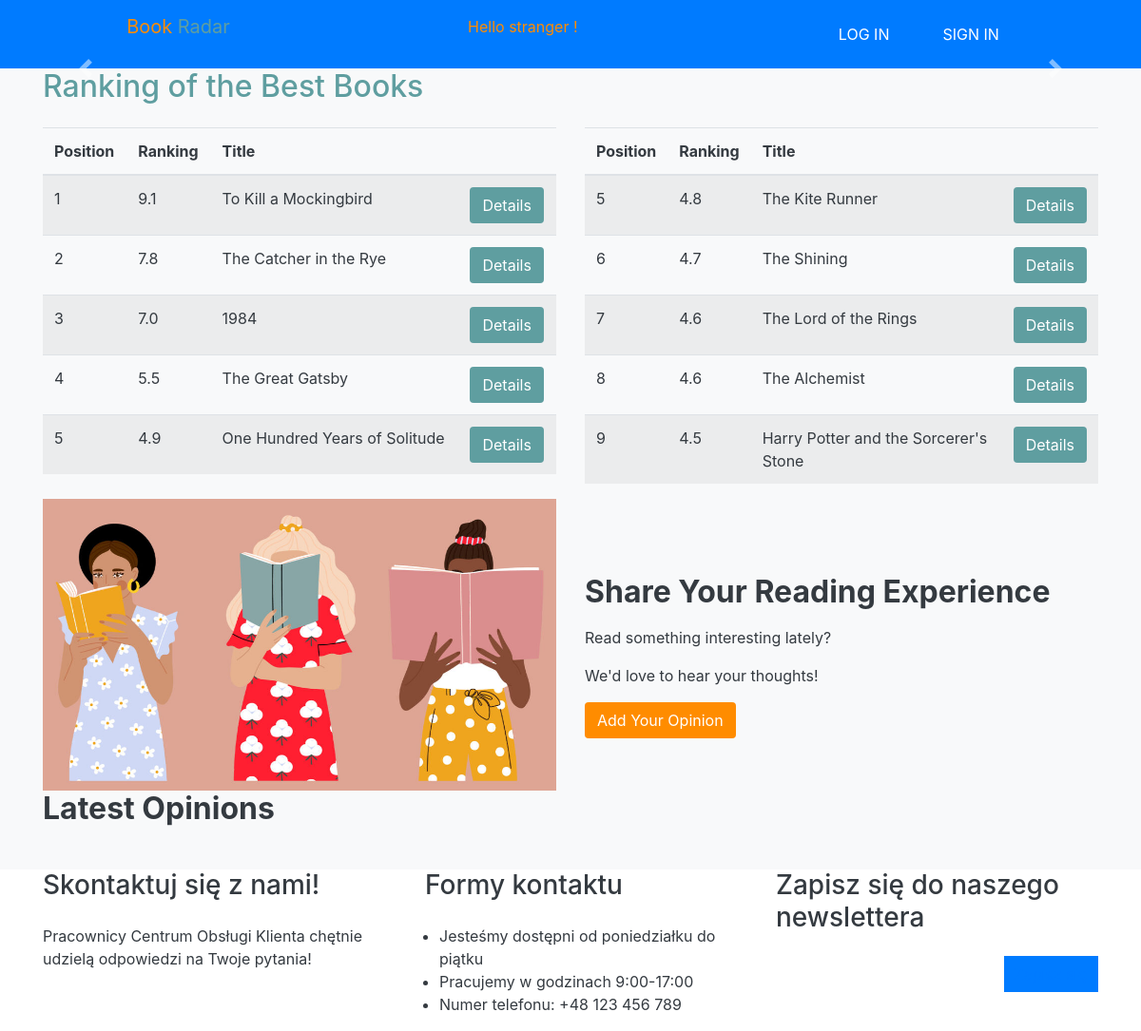
Before: / with the older database file.
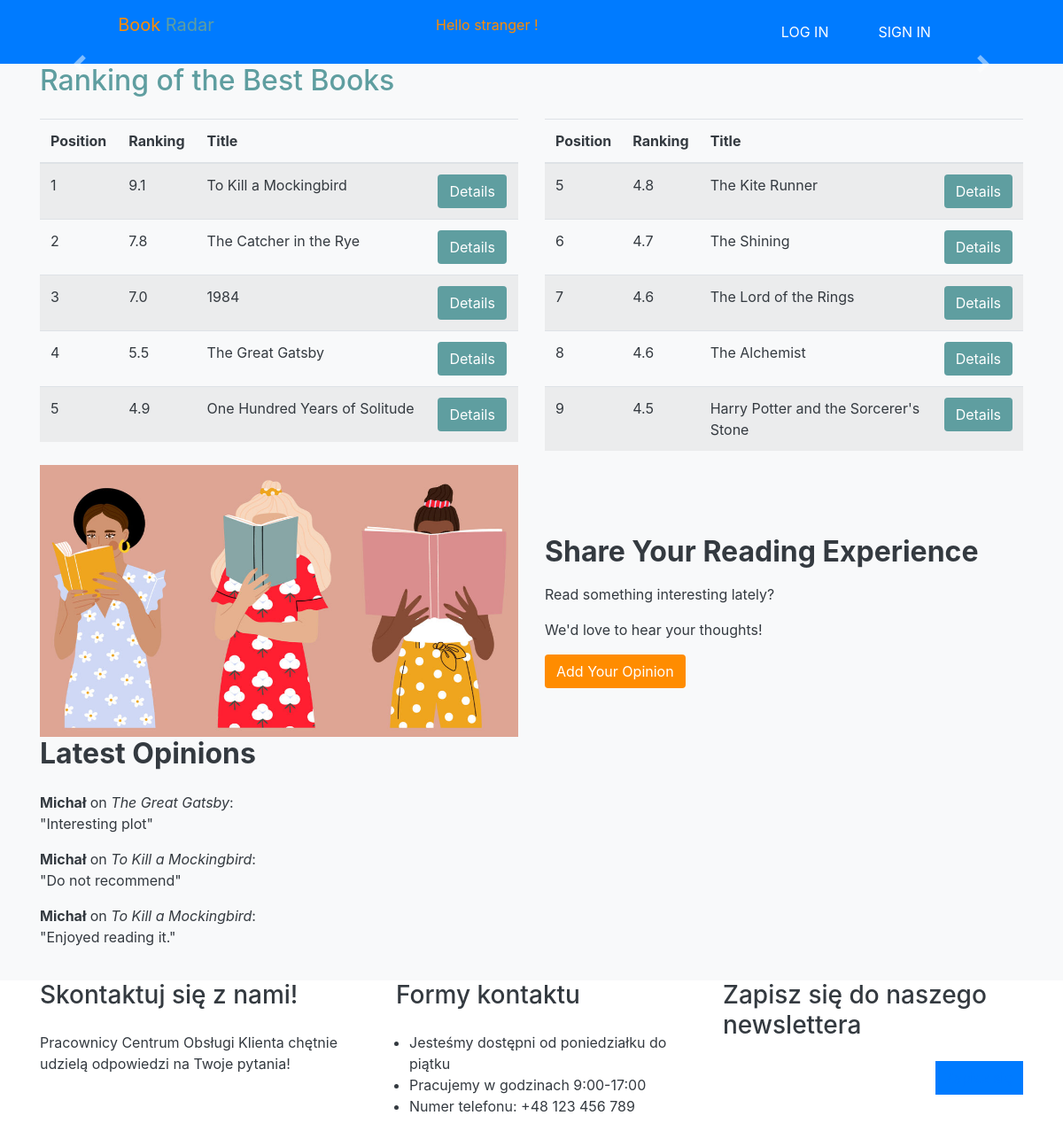
After: the same page with the newer database file.
### BookRadar/models.py (models this page shows)
class Book(models.Model):
    title = models.CharField(max_length=64)
    author = models.CharField(max_length=64)
    publisher = models.CharField(max_length=64, null=True)
    year = models.IntegerField(null=True)
    ranking = models.DecimalField(max_digits=3, decimal_places=1, null=True)

class Review(models.Model):
    user = models.ForeignKey(User, on_delete=models.CASCADE)
    book = models.ForeignKey(Book, on_delete=models.CASCADE)
    comment = models.TextField()
    created = models.DateTimeField(auto_now_add=True)

### BookRadar/views.py (the view)
# urls.py: path('', views.IndexView.as_view(), name='index'),
class IndexView(View):
    def get(self, request):
        carousel_books = list(Book.objects.all())
        random.shuffle(carousel_books)
        carousel_books = carousel_books[:3]
        books  = Book.objects.all()
        best_books = books.order_by('-ranking')[:10]
        reviews = Review.objects.all().order_by('-created')[:3]
        ctx = {'carousel_books':carousel_books, 'best_books':best_books, 'reviews':reviews}
        return render(request, 'index.html', ctx)

### templates/index.html (shortened to what this page needs)
{% load static %}
<!DOCTYPE html>
<html lang="en">
<head>
    <link rel="stylesheet" href="https://stackpath.bootstrapcdn.com/bootstrap/4.1.3/css/bootstrap.min.css"
>
    <link rel="stylesheet" href="{% static "css/style.css" %}">
</head>
<body>
    <header class="page-header" style="background-color: white">
        <nav class="navbar navbar-expand-lg justify-content-around">
            <p class="navbar-brand main-logo">
                <span style="color: darkorange;">Book</span> <span style="color: cadetblue">Radar</span>
            </p>
            {% if user.is_authenticated %}
                <p style="color: darkorange">Hello {{ user.username }} !</p>
                <ul class="nav nounderline text-uppercase">
                    <li class="nav-item ml-4">
                        <a class="nav-link color-header" href="{% url 'logout' %}">log out</a>
                    </li>
                </ul>
            {% else %}
                <p style="color: darkorange">Hello stranger !</p>
                <ul class="nav nounderline text-uppercase">
                    <li class="nav-item ml-4">
                        <a class="nav-link color-header" href="{% url 'login' %}">log in</a>
                    </li>
                    <li class="nav-item ml-4">
                        <a class="nav-link color-header" href="{% url 'register' %}">sign in</a>
                    </li>
                </ul>
            {% endif %}
        </nav>
    </header>
    <section class="padding-large bg-light" style="background: url('{% static 'images/back.jpg' %}') center/cover fixed no-repeat; background-size: cover;">
      <div id="carouselExampleControls" class="carousel slide main-slider" data-ride="carousel">
        <a class="carousel-control-prev" href="#carouselExampleControls" role="button" data-slide="prev">
          <span class="carousel-control-prev-icon" aria-hidden="true"></span>
        </a>
        <a class="carousel-control-next" href="#carouselExampleControls" role="button" data-slide="next">
          <span class="carousel-control-next-icon" aria-hidden="true"></span>
        </a>
      </div>
    </section>
    <section class="section-more padding-small">
        <div class="container">
            <h2 class="pb-3" style="color: cadetblue">Ranking of the Best Books</h2>
            <div class="row">
                <div class="col-md-6">
                    <table class="table table-striped">
                        <thead>
                            <tr>
                                <th>Position</th>
                                <th>Ranking</th>
                                <th>Title</th>
                                <th></th>
                            </tr>
                        </thead>
                        <tbody>
                            {% for book in best_books|slice:":5" %}
                                <tr>
                                    <td>{{ forloop.counter }}</td>
                                    <td>{{ book.ranking }}</td>
                                    <td>{{ book.title }}</td>
                                    <td>
                                        <button class="btn" style="background-color: cadetblue">
                                            <a href="#" style="color: white">Details</a>
                                        </button>
                                    </td>
                                </tr>
                            {% endfor %}
                        </tbody>
                    </table>
                </div>
                <div class="col-md-6">
                    <table class="table table-striped">
                        <thead>
                            <tr>
                                <th>Position</th>
                                <th>Ranking</th>
                                <th>Title</th>
                                <th></th>
                            </tr>
                        </thead>
                        <tbody>
                            {% for book in best_books|slice:"5:" %}
                                <tr>
                                    <td>{{ forloop.counter0|add:5 }}</td>
                                    <td>{{ book.ranking }}</td>
                                    <td>{{ book.title }}</td>
                                    <td>
                                        <button class="btn" style="background-color: cadetblue">
                                            <a href="#" style="color: white">Details</a>
                                        </button>
                                    </td>
                                </tr>
                            {% endfor %}
                        </tbody>
                    </table>
                </div>
            </div>
        </div>
    </section>
    <section class="padding-small details bg-light">
        <div class="container">
            <div class="row align-items-center">
                <div class="col-md-6">
                    <div class="text-center">
                        <img src="{% static 'images/opinion.jpg' %}" class="img-fluid" alt="Book Opinion Image">
                    </div>
                </div>
                <div class="col-md-6">
                    <div class="text-center text-md-left mt-4">
                        <h2 class="font-weight-bold mb-3">Share Your Reading Experience</h2>
                        <p>Read something interesting lately?</p>
                        <p>We'd love to hear your thoughts!</p>
                        <a href="add_opinion" class="btn" style="background-color: darkorange; color: white">Add Your Opinion</a>
                    </div>
                </div>
            </div>
        </div>
    </section>
    <section class="newsletter-section padding-small">
        <div class="container">
            <h2 class="font-weight-bold mb-4">Latest Opinions</h2>
            <ul class="list-unstyled">
                {% for review in reviews %}
                    <li class="mb-3">
                        <span class="font-weight-bold">{{ review.user.username }}</span>
                        on
                        <span class="font-italic">{{ review.book.title }}</span>:
                        <br>
                        "{{ review.comment }}"
                    </li>
                {% endfor %}
            </ul>
        </div>
    </section>
    <section class="padding-medium story bg-light" id="about">
        <div class="container d-flex justify-content-center align-items-center">
            <div class="row">
                <div class="col-4 mr-4">
                </div>
                <div class="col-7 ml-4">
                <h1 class="pb-1"></h1>
            </div>
        </div>
    </div>
</section>
<section class="last-info-section padding-small" id="contact">
    <div class="container">
        <div class="row">
            <div class="col">
                <h3 class="mb-4">Skontaktuj się z nami!</h3>
                <p>Pracownicy Centrum Obsługi Klienta chętnie udzielą odpowiedzi na Twoje pytania!</p>
            </div>
            <div class="col pl-4 ml-4">
                <h3 class="mb-4">Formy kontaktu</h3>
                <ul class="container">
                    <li>Jesteśmy dostępni od poniedziałku do piątku</li>
                    <li>Pracujemy w godzinach 9:00-17:00</li>
                    <li>Numer telefonu: +48 123 456 789</li>
                </ul>
            </div>
            <div class="col">
                <h3 class="mb-4">Zapisz się do naszego newslettera</h3>
                <div class="input-group mb-3">
                    <input type="text" class="form-control border-0 rounded-0" placeholder=""
                        aria-label="Recipient's username" aria-describedby="basic-addon2">
                    <div class="input-group-append">
                        <button class="input-group-text btn-color border-0 rounded-0" type="submit" id="basic-addon2"><a
                                href="index.html">Zapisz się</a></button>
                    </div>
                </div>
                <div class="container d-flex-row">
                    <a href="https://www.facebook.com/ZaplanujJedzonko">
                    </a>
                    <a href="https://twitter.com/ZaplanujJedzonko">
                    </a>
                </div>
            </div>
        </div>
    </div>
</section>
</body>
</html>

### BookRadar/static/css/style.css (style rules this page uses)
.page-header { background-color: white; }
body { background-color: #f8f9fa; color: #343a40; }
.navbar { background-color: #007bff; }
.navbar-brand, .nav-link { color: #ffffff !important; }
.main-slider, .details, .story, .last-info-section, .footer-section { background-color: #ffffff; color: #343a40; }
.btn-color { background-color: #007bff; color: #ffffff; }
.newsletter-section, .section-more { background-color: #f8f9fa; }

Changed rows visible on the page:
added Review: user.username "Michał", book "The Great Gatsby", comment "Interesting plot"
added Review: user.username "Michał", book "To Kill a Mockingbird", comment "Do not recommend"
added Review: user.username "Michał", book "To Kill a Mockingbird", comment "Enjoyed reading it."
